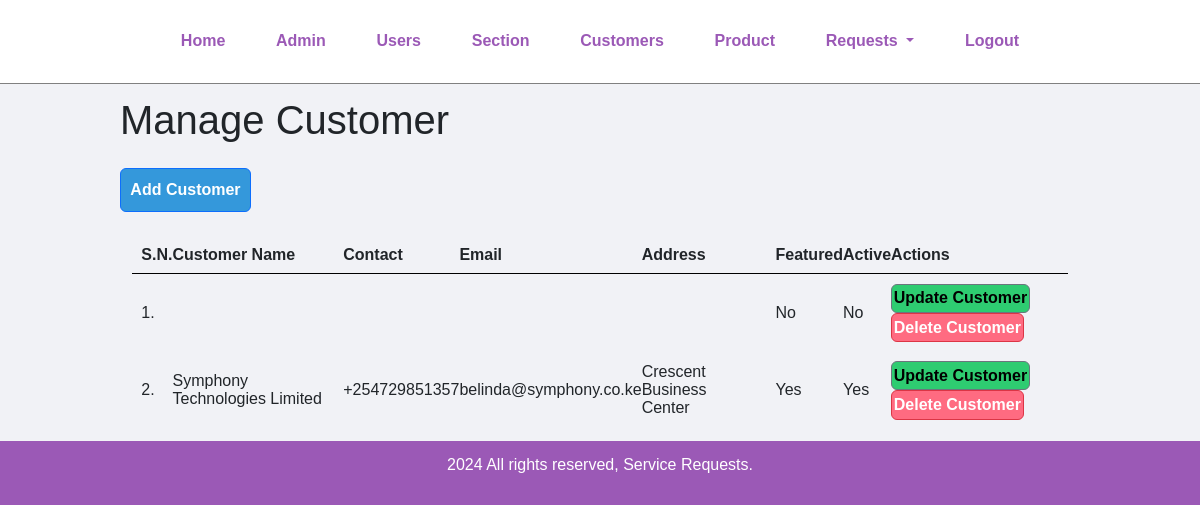
The app's page /manage-customer.php (signed in), older data.
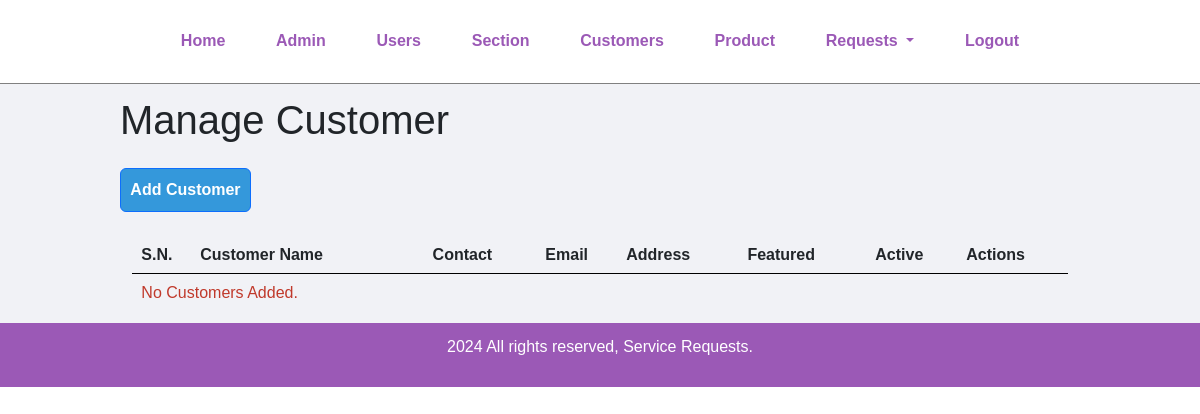
The same page, newer data.
### tables this page shows
CREATE TABLE `tbl_customer` (
  `id` int(10) UNSIGNED NOT NULL,
  `customer_name` varchar(150) DEFAULT NULL,
  `customer_contact` varchar(20) DEFAULT NULL,
  `customer_email` varchar(150) DEFAULT NULL,
  `customer_address` varchar(255) DEFAULT NULL,
  `featured` varchar(10) NOT NULL,
  `active` varchar(10) NOT NULL
);

### manage-customer.php (the view, shortened to what this page needs)
<?php include('partials/menu.php'); ?>
    <div class="main-content">
        <div class="wrapper">
            <h1 class="row mb-4">Manage Customer</h1>
            <a href="<?php echo SITEURL; ?>add-customer.php" class="btn btn-primary col-sm-1.2 row mb-4">Add Customer</a>
            <table class="tbl-full">
                <tr>
                    <th>S.N.</th>
                    <th>Customer Name</th>
                    <th>Contact</th>
                    <th>Email</th>
                    <th>Address</th>
                    <th>Featured</th>
                    <th>Active</th>
                    <th>Actions</th>
                </tr>
                <?php
                    $sql = "SELECT * FROM tbl_customer";
                    $res = mysqli_query($conn, $sql);
                    if(mysqli_num_rows($res) > 0) {
                        $sn = 1;
                        while($row = mysqli_fetch_assoc($res)) {
                            $id = $row['id'];
                            $customer_name = $row['customer_name'];
                            $customer_contact = $row['customer_contact'];
                            $customer_email = $row['customer_email'];
                            $customer_address = $row['customer_address'];
                            $featured = $row['featured'];
                            $active = $row['active'];
                            ?>
                            <tr>
                                <td><?php echo $sn++; ?>. </td>
                                <td><?php echo $customer_name; ?></td>
                                <td><?php echo $customer_contact; ?></td>
                                <td><?php echo $customer_email; ?></td>
                                <td><?php echo $customer_address; ?></td>
                                <td><?php echo $featured; ?></td>
                                <td><?php echo $active; ?></td>
                                <td>
                                    <a href="<?php echo SITEURL; ?>update-customer.php?id=<?php echo $id; ?>" class="btn btn-secondary col-sm-2.5">Update Customer</a>
                                    <a href="<?php echo SITEURL; ?>delete-customer.php?id=<?php echo $id; ?>" class="btn btn-danger col-sm-2.5">Delete Customer</a>
                                </td>
                            </tr>
                            <?php
                        }
                    } else {
                        ?>
                        <tr>
                            <td colspan="8"><div class="error">No Customers Added.</div></td>
                        </tr>
                        <?php
                    }
                ?>
            </table>
        </div>
    </div>
    <?php include('partials/footer.php'); ?>

Row changes from the older to the newer data that the page shows:
removed tbl_customer: featured "No", active "No"
removed tbl_customer: customer_name "Symphony Technologies Limited", customer_contact "+254729851357", customer_email "belinda@symphony.co.ke", customer_address "Crescent Business Center", featured "Yes", active "Yes"
Text that changed along with them:
text now shown: "No Customers Added."
